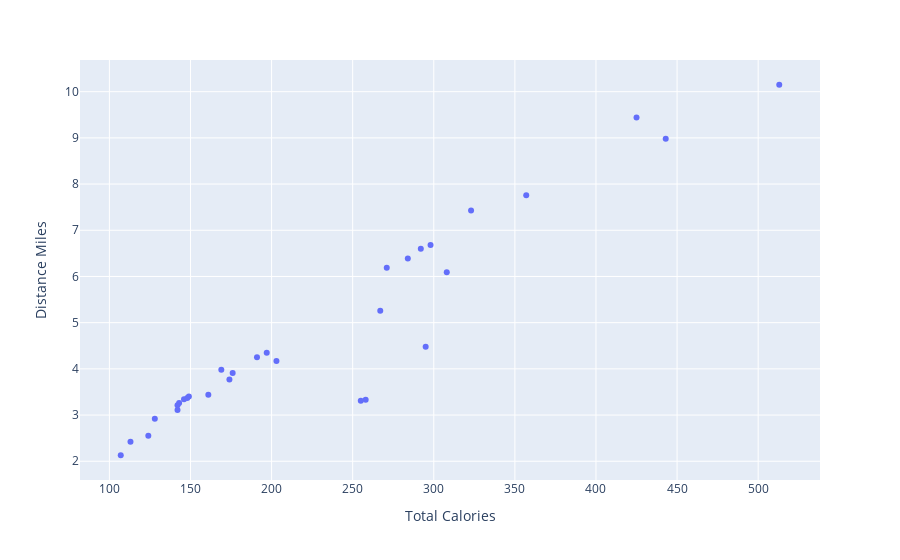

Notebook code for this chart:
### Code cell
# Total Calories vs. Distance Miles
fig = px.scatter(workout, x = "Total Calories", y = "Distance Miles")
fig.show()

### Figure 1 — Plotly figure (JSON) as saved in the notebook; plotly's stock layout.template omitted (floating-point values rounded to 4 significant figures)
{"data": [{"hovertemplate": "Total Calories=%{x}<br>Distance Miles=%{y}<extra></extra>", "legendgroup": "", "marker": {"color": "#636efa", "symbol": "circle"}, "mode": "markers", "name": "", "orientation": "v", "showlegend": false, "type": "scatter", "x": [271, 161, 292, 425, 298, 513, 443, 284, 107, 124, 357, 128, 308, 295, 258, 267, 255, 113, 169, 323, 143, 203, 142, 149, 176, 146, 191, 142, 174, 197, 148], "xaxis": "x", "y": [6.19, 3.44, 6.6, 9.44, 6.68, 10.15, 8.98, 6.39, 2.13, 2.55, 7.76, 2.92, 6.09, 4.48, 3.33, 5.26, 3.31, 2.42, 3.98, 7.43, 3.26, 4.17, 3.21, 3.4, 3.91, 3.34, 4.25, 3.11, 3.77, 4.35, 3.37], "yaxis": "y"}], "layout": {"legend": {"tracegroupgap": 0}, "margin": {"t": 60}, "xaxis": {"anchor": "y", "domain": [0, 1], "title": {"text": "Total Calories"}}, "yaxis": {"anchor": "x", "domain": [0, 1], "title": {"text": "Distance Miles"}}}}
